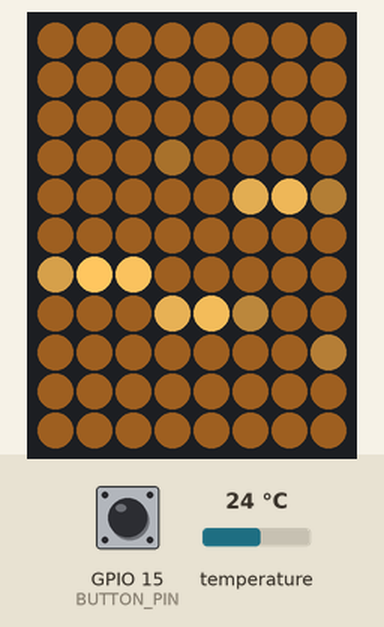
Simulated run of this program. Board: ESP8266 (NodeMCU). On the bench: 8×11 RGB LED matrix (first LED top left, wired row by row). Inputs (shaded band) come from the test bench; at power-on: GPIO 15 (BUTTON_PIN) HIGH, temperature 24 °C. Dim RGB values are drawn brighter than linear; WiFi joins after 1.5 s; servers stay silent unless stated; random numbers use the default seed unless the program sets one; what the program prints to the serial monitor is not drawn.

Above: at 2.7 s.
2.8 s: GPIO 15 (BUTTON_PIN) pulled LOW for 0.15 s
At 3.19 s:
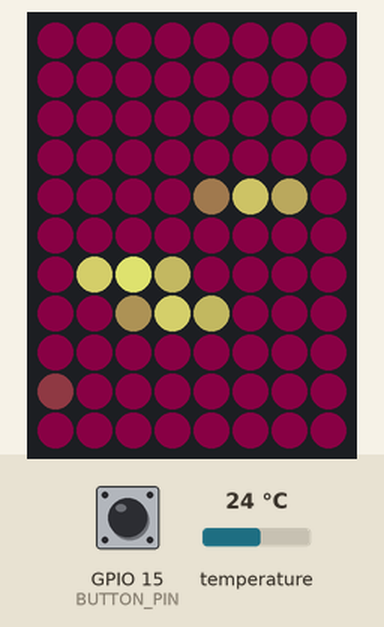
3.5 s: temperature set to 19 °C
At 4.11 s:
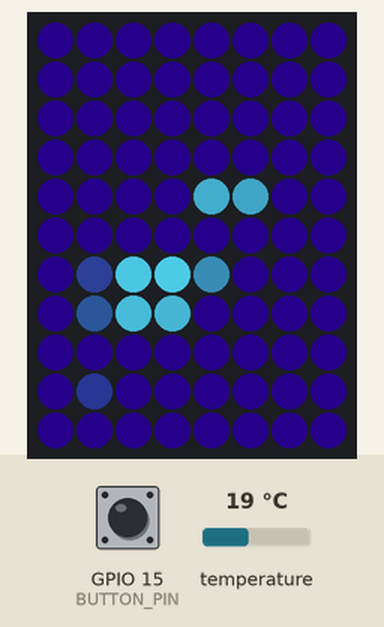
6.0 s: temperature set to 12 °C
At 6.56 s:
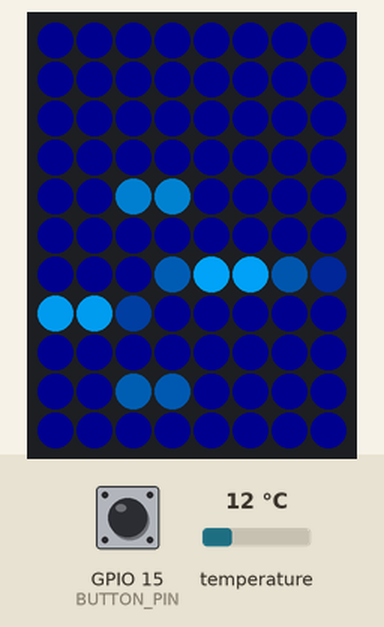
8.5 s: GPIO 15 (BUTTON_PIN) pulled LOW for 1 s
At 9.94 s:
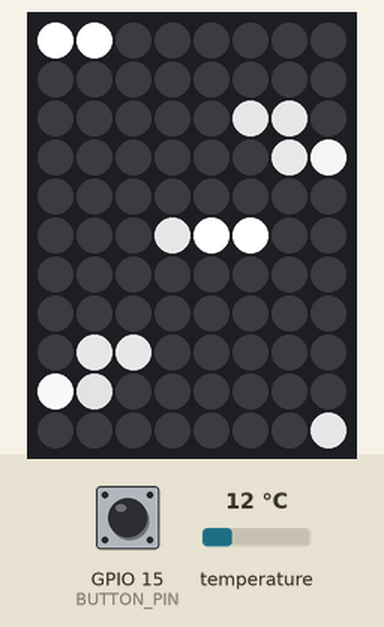
10.1 s: GPIO 15 (BUTTON_PIN) pulled LOW for 0.15 s
At 10.86 s:
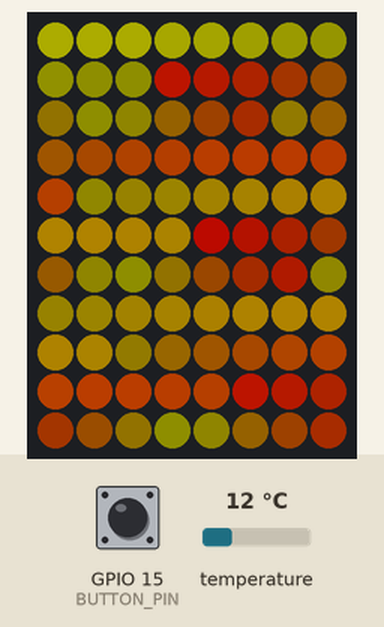
Timing chart, 0 to 11.8 s (numbered marks = the images above; inputs shaded):
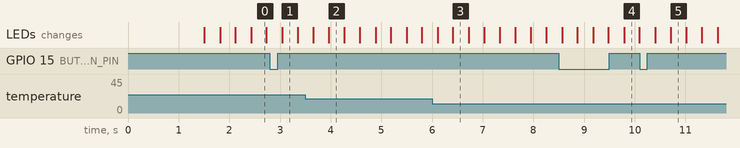

The program:

main.cpp
```cpp
#include <Arduino.h>
#include <ESP8266WiFi.h>
#include <ESP8266mDNS.h>
#include <WiFiUdp.h>
#include <ArduinoOTA.h>
#include <WiFiManager.h>
#include <Adafruit_NeoPixel.h>
#include <OneWire.h>
#include <DS18B20.h>
#include <Bounce2.h>

#include <math.h>
#include <array>

#ifndef STASSID
#define STASSID "lavalamp"
#define STAPSK "bugsbunny"
#endif

#define LED_MATRIX_WIDTH  8
#define LED_MATRIX_HEIGHT 11

#define WS2812B_DATA_PIN  14
#define WS2812B_COUNT     LED_MATRIX_WIDTH * LED_MATRIX_HEIGHT

#define DS18B20_DATA_PIN  4

#define BUGGY_D7
#ifdef BUGGY_D7
// Use D8 instead
#define BUTTON_PIN        15
#else
#define BUTTON_PIN        13
#endif

WiFiManager wifiManager;

OneWire oneWire(DS18B20_DATA_PIN);
DS18B20 sensor(&oneWire);

Adafruit_NeoPixel pixels(WS2812B_COUNT, WS2812B_DATA_PIN, NEO_GRB + NEO_KHZ800);

Bounce bounce;

double tempScale = 1.0;

struct Color
{
  uint8_t r, g, b;

  Color operator+(Color other)
  {
    return Color { r: r + other.r, g: g + other.g, b: b + other.b };
  }

  Color operator-(Color other)
  {
    return Color { r: r - other.r, g: g - other.g, b: b - other.b };
  }

  Color operator*(double a)
  {
    return Color { r: uint8_t(double(r) * a), g: uint8_t(double(g) * a), b: uint8_t(double(b) * a) };
  }

  friend Color operator*(double a, Color other)
  {
    return other * a;
  }
};

struct Vec3
{
  double x, y, z;

  Vec3 operator+(Vec3 other)
  {
    return Vec3 { x: x + other.x, y: y + other.y, z: z + other.z };
  }

  Vec3 operator-(Vec3 other)
  {
    return Vec3 { x: x - other.x, y: y - other.y, z: z - other.z };
  }

  double len()
  {
    return sqrt(x * x + y * y + z * z);
  }
};

Vec3 coords[WS2812B_COUNT] = { 0, };
double globalTime = 0.0;

void computeLedCoordinates()
{
  for (int i = 0; i < WS2812B_COUNT; i++)
  {
    int matrixX = i / LED_MATRIX_HEIGHT;
    int matrixY = matrixX % 2 == 0 ? (LED_MATRIX_HEIGHT - 1) - (i % LED_MATRIX_HEIGHT) : i % LED_MATRIX_HEIGHT;

    coords[i].x = 1.75 * sin(double(matrixX) * 2 * 3.14159 / double(LED_MATRIX_WIDTH));
    coords[i].y = 1.75 * cos(double(matrixX) * 2 * 3.14159 / double(LED_MATRIX_WIDTH));
    coords[i].z = 1.75 * (double(matrixY) - double(LED_MATRIX_HEIGHT) / 2.0);
  }
}

void setup()
{
  computeLedCoordinates();

  Serial.begin(115200);
  Serial.println("Booting...");

  WiFi.mode(WIFI_STA);

  wifiManager.autoConnect("Lavalamp", "12345678");

  ArduinoOTA.setHostname("lavalamp");
  ArduinoOTA.begin();

  sensor.begin();
  sensor.requestTemperatures();

  pixels.begin();

  bounce.attach(BUTTON_PIN,  INPUT_PULLUP);
  bounce.interval(5);
}

double clamp(double x, double min, double max)
{
  return x < min ? min : (x > max ? max : x);
}

Color lavaTemp(Vec3 p, double t)
{
  p.x += 2.5 * sin(0.07 * t);
  p.y += 2.5 * cos(0.11 * t);
  p.z += 2.0 * 5.5 * sin(0.2 * t);
  double d = sqrt(p.x * p.x + p.y * p.y + p.z * p.z);

  Color c = Color { r: uint8_t(tempScale * 15), g: 0, b: uint8_t((1.0 - tempScale) * 15) };
  double b1Size = 3.0;
  if (d < b1Size)
  {
    double b = (b1Size * b1Size - d * d) / (b1Size * b1Size);
    double colB = 256.0 * clamp(b, 0.0, 0.9);
    c = c + Color { r: uint8_t(tempScale * colB), g: uint8_t(180.0 * b), b: uint8_t((1.0 - tempScale) * colB) };
  }

  return c;
}

Color warmWhite(Vec3 p, double t)
{
  p.x += 2.2 * sin(0.07 * t);
  p.y += 2.2 * cos(0.11 * t);
  p.z += 2.0 * 5.5 * sin(0.2 * t);
  double d = sqrt(p.x * p.x + p.y * p.y + p.z * p.z);

  Color c = Color { r: 30, g: 18, b: 6 };
  double b1Size = 3.0;
  if (d < b1Size)
  {
    double b = (b1Size * b1Size - d * d) / (b1Size * b1Size);
    double colB = 256.0 * clamp(b, 0.0, 0.875);
    c = c + Color { r: colB, g: 0.8 * colB, b: 0.4 * colB };
  }

  return c;
}

Color ghana(Vec3 p, double t)
{
  double phi = atan2(p.y, p.x);
  double freq1 = 3.0;
  double freq2 = 0.2;
  double freq3 = 1.0;
  double freq4 = 5.0;
  double u = 0.5 + sin(freq1 * phi) / 2.0;
  double v = 0.5 + sin(freq2 * p.z + freq3 * t + freq4 * u) / 2.0;

  Color red { r: 100, g: 0, b: 0 };
  Color yellow { r: 50, g: 50, b: 0 };

  Color mix1 = u * red + (1.0 - u) * yellow;
  Color mix2 = v * mix1 + (1.0 - v) * 0.3 * yellow;

  return mix2;
}

Color snow(Vec3 p, double t)
{
  Vec3 flake1 = { x: -1.75, y: 0, z: fmod(1.0 * t, 40.0) - 9.0 };
  Vec3 flake2 = { x: 1.75, y: 0, z: fmod(1.0 * t, 40.0) - 13.0 };
  Vec3 flake3 = { x: 0, y: 1.75, z: fmod(1.0 * t, 40.0) - 19.0 };
  Vec3 flake4 = { x: -1.75, y: 0, z: fmod(1.0 * t, 40.0) - 23.0 };
  Vec3 flake5 = { x: 0, y: 1.75, z: fmod(1.0 * t, 40.0) - 27.0 };

  if (p.z > 5.0 && abs(p.x) < 0.5)
  {
    return Color { r: 255, g: 255, b: 255 };
  }
  else if (p.z > 7.0)
  {
    return Color { r: 180, g: 180, b: 180 };
  }

  double b = 0.0;

  Vec3 diffFlake1 = p - flake1;
  diffFlake1.x *= 2.0;
  diffFlake1.y *= 2.0;
  double distFlake1 = diffFlake1.len();

  if (distFlake1 < 2.0)
  {
    b += (4.0 - distFlake1 * distFlake1) / 4.0;
  }

  Vec3 diffFlake2 = p - flake2;
  diffFlake2.x *= 2.0;
  diffFlake2.y *= 2.0;
  double distFlake2 = diffFlake2.len();

  if (distFlake2 < 2.0)
  {
    b += (4.0 - distFlake2 * distFlake2) / 4.0;
  }

  Vec3 diffFlake3 = p - flake3;
  diffFlake3.x *= 2.0;
  diffFlake3.y *= 2.0;
  double distFlake3 = diffFlake3.len();

  if (distFlake3 < 2.0)
  {
    b += (4.0 - distFlake3 * distFlake3) / 4.0;
  }

  Vec3 diffFlake4 = p - flake4;
  diffFlake4.x *= 2.0;
  diffFlake4.y *= 2.0;
  double distFlake4 = diffFlake4.len();

  if (distFlake4 < 2.0)
  {
    b += (4.0 - distFlake4 * distFlake4) / 4.0;
  }

  Vec3 diffFlake5 = p - flake5;
  diffFlake5.x *= 2.0;
  diffFlake5.y *= 2.0;
  double distFlake5 = diffFlake5.len();

  if (distFlake5 < 2.0)
  {
    b += (4.0 - distFlake5 * distFlake5) / 4.0;
  }

  uint8_t colB = uint8_t(256.0 * clamp(b, 0.0, 1.0));
  return Color { r: colB, g: colB, b: colB };
}

Color dots(Vec3 p, double t)
{
  static Vec3 v;
  static double lastT = 0.0;

  if (t - lastT > 1.)
  {
    v = Vec3 {
      x: random(-9999, 9999) / 5000.0,
      y: random(-9999, 9999) / 5000.0,
      z: random(-9999, 9999) / 2000.0
    };
    lastT += 1.;
  }

  Color c = Color { r: 200, g: 0, b: 0 };

  if ((p - v).len() < 2.0)
  {
    return c;
  }

  return Color { r: 0, g: 0, b: 0 };
}

Color police(Vec3 p, double t)
{
  Vec3 v = Vec3 { x: 1.75 * cos(10.0 * t), y: 1.75 * sin(10.0 * t), z: -8.0 };
  Vec3 d = p - v;

  if (d.len() < 2.0)
  {
    double b = (2.0 - d.len()) / 2.0;
    uint8_t colB = uint8_t(256.0 * clamp(b * b, 0.0, 0.9));
    return Color { r: 0, g: 0, b: colB };
  }

  return { r: 0, g: 0, b: 0 };
}

void render(Color (*render_func)(Vec3, double))
{
  //uint8_t *data = pixels.getPixels();

  for (int i = 0; i < WS2812B_COUNT; i++)
  {
      Color c = (*render_func)(coords[i], globalTime);
      pixels.setPixelColor(i, pixels.Color(c.r, c.g, c.b));
      //pixels.setPixelColor(i, pixels.Color(0, 150, 0));
  }
}

void loop()
{
  static int mode = 0;

  bounce.update();
  if (bounce.changed())
  {
    if (bounce.read() == HIGH)
    {
      mode = (mode + 1) % 4;
    }
  }

  if (sensor.isConversionComplete())
  {
    //Serial.print("Temp: ");
    //Serial.println(sensor.getTempC());
    tempScale = (clamp(sensor.getTempC(), 16.0, 28.0) - 16.0) / 12.0;

    sensor.requestTemperatures();
  }

  pixels.clear();

  if (mode == 0)
  {
    render(warmWhite);
  }
  else if (mode == 1)
  {
    render(lavaTemp);
  }
  else if (mode == 2)
  {
    render(snow);
  }
  else if (mode == 3)
  {
    render(ghana);
  }
  else if (mode == 4)
  {
    render(police);
  }

  pixels.show();

  globalTime += 0.01;

  ArduinoOTA.handle();
}
```
